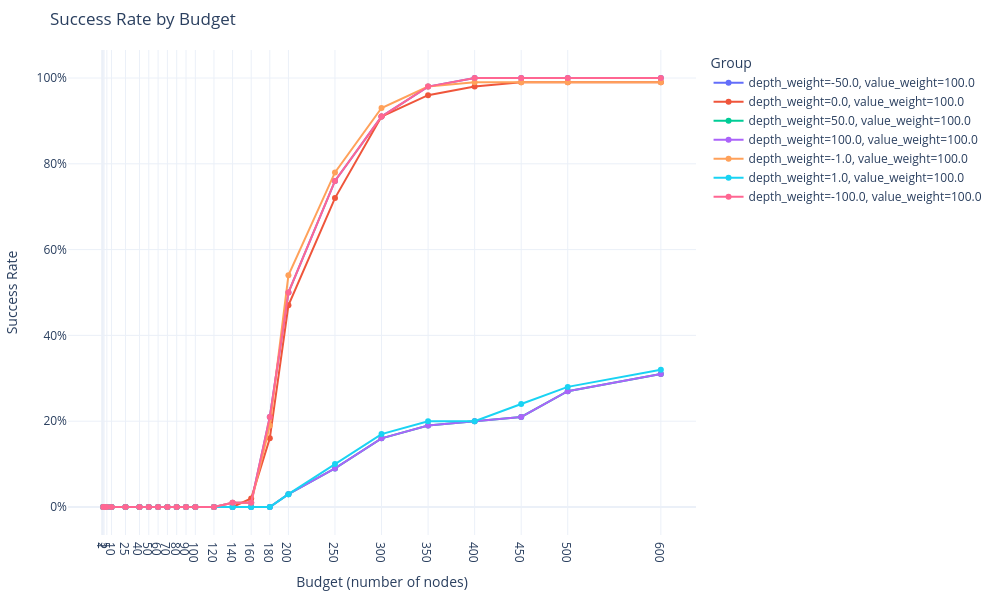

This figure's notebook cell:
### Code cell
PlotSuccessRateByBudget()(runs_table=df_astar_npuzzle_grid,
                            grouping_params=params_astar[:2],
                            values_params=params_astar[2:]).show()

### Figure 1 — Plotly figure (JSON) as saved in the notebook; plotly's stock layout.template omitted (floating-point values rounded to 4 significant figures)
{"data": [{"mode": "lines+markers", "name": "depth_weight=-50.0, value_weight=100.0", "type": "scatter", "x": [1, 2, 5, 10, 25, 40, 50, 60, 70, 80, 90, 100, 120, 140, 160, 180, 200, 250, 300, 350, 400, 450, 500, 600, 800, 1000], "y": [0, 0, 0, 0, 0, 0, 0, 0, 0, 0, 0, 0, 0, 0.01, 0.01, 0.21, 0.5, 0.76, 0.91, 0.98, 1, 1, 1, 1]}, {"mode": "lines+markers", "name": "depth_weight=0.0, value_weight=100.0", "type": "scatter", "x": [1, 2, 5, 10, 25, 40, 50, 60, 70, 80, 90, 100, 120, 140, 160, 180, 200, 250, 300, 350, 400, 450, 500, 600, 800, 1000], "y": [0, 0, 0, 0, 0, 0, 0, 0, 0, 0, 0, 0, 0, 0, 0.02, 0.16, 0.47, 0.72, 0.91, 0.96, 0.98, 0.99, 0.99, 0.99]}, {"mode": "lines+markers", "name": "depth_weight=50.0, value_weight=100.0", "type": "scatter", "x": [1, 2, 5, 10, 25, 40, 50, 60, 70, 80, 90, 100, 120, 140, 160, 180, 200, 250, 300, 350, 400, 450, 500, 600, 800, 1000], "y": [0, 0, 0, 0, 0, 0, 0, 0, 0, 0, 0, 0, 0, 0, 0, 0, 0.03, 0.09, 0.16, 0.19, 0.2, 0.21, 0.27, 0.31]}, {"mode": "lines+markers", "name": "depth_weight=100.0, value_weight=100.0", "type": "scatter", "x": [1, 2, 5, 10, 25, 40, 50, 60, 70, 80, 90, 100, 120, 140, 160, 180, 200, 250, 300, 350, 400, 450, 500, 600, 800, 1000], "y": [0, 0, 0, 0, 0, 0, 0, 0, 0, 0, 0, 0, 0, 0, 0, 0, 0.03, 0.09, 0.16, 0.19, 0.2, 0.21, 0.27, 0.31]}, {"mode": "lines+markers", "name": "depth_weight=-1.0, value_weight=100.0", "type": "scatter", "x": [1, 2, 5, 10, 25, 40, 50, 60, 70, 80, 90, 100, 120, 140, 160, 180, 200, 250, 300, 350, 400, 450, 500, 600, 800, 1000], "y": [0, 0, 0, 0, 0, 0, 0, 0, 0, 0, 0, 0, 0, 0.01, 0.01, 0.19, 0.54, 0.78, 0.93, 0.98, 0.99, 0.99, 0.99, 0.99]}, {"mode": "lines+markers", "name": "depth_weight=1.0, value_weight=100.0", "type": "scatter", "x": [1, 2, 5, 10, 25, 40, 50, 60, 70, 80, 90, 100, 120, 140, 160, 180, 200, 250, 300, 350, 400, 450, 500, 600, 800, 1000], "y": [0, 0, 0, 0, 0, 0, 0, 0, 0, 0, 0, 0, 0, 0, 0, 0, 0.03, 0.1, 0.17, 0.2, 0.2, 0.24, 0.28, 0.32]}, {"mode": "lines+markers", "name": "depth_weight=-100.0, value_weight=100.0", "type": "scatter", "x": [1, 2, 5, 10, 25, 40, 50, 60, 70, 80, 90, 100, 120, 140, 160, 180, 200, 250, 300, 350, 400, 450, 500, 600, 800, 1000], "y": [0, 0, 0, 0, 0, 0, 0, 0, 0, 0, 0, 0, 0, 0.01, 0.01, 0.21, 0.5, 0.76, 0.91, 0.98, 1, 1, 1, 1]}], "layout": {"height": 600, "legend": {"title": {"text": "Group"}}, "margin": {"b": 20, "l": 20, "r": 20, "t": 50}, "title": {"text": "Success Rate by Budget"}, "width": 1000, "xaxis": {"ticktext": ["1", "2", "5", "10", "25", "40", "50", "60", "70", "80", "90", "100", "120", "140", "160", "180", "200", "250", "300", "350", "400", "450", "500", "600", "800", "1000"], "tickvals": [1, 2, 5, 10, 25, 40, 50, 60, 70, 80, 90, 100, 120, 140, 160, 180, 200, 250, 300, 350, 400, 450, 500, 600, 800, 1000], "title": {"text": "Budget (number of nodes)"}}, "yaxis": {"tickformat": ".0%", "title": {"text": "Success Rate"}}}}
